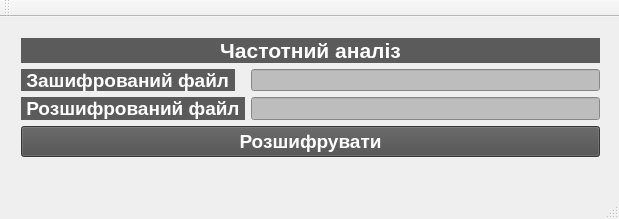
<?xml version="1.0" encoding="UTF-8"?>
<ui version="4.0">
 <class>MainWindow</class>
 <widget class="QMainWindow" name="MainWindow">
  <property name="geometry">
   <rect>
    <x>0</x>
    <y>0</y>
    <width>619</width>
    <height>219</height>
   </rect>
  </property>
  <property name="windowTitle">
   <string>MainWindow</string>
  </property>
  <widget class="QWidget" name="centralWidget">
   <widget class="QWidget" name="verticalLayoutWidget">
    <property name="geometry">
     <rect>
      <x>10</x>
      <y>10</y>
      <width>601</width>
      <height>141</height>
     </rect>
    </property>
    <layout class="QVBoxLayout" name="verticalLayout">
     <item>
      <widget class="QLabel" name="label_3">
       <property name="font">
        <font>
         <family>Arial</family>
         <pointsize>16</pointsize>
         <weight>75</weight>
         <bold>true</bold>
        </font>
       </property>
       <property name="styleSheet">
        <string notr="true">background-color: rgb(91, 91, 91);
color: rgb(255, 255, 255);</string>
       </property>
       <property name="text">
        <string>Частотний аналіз</string>
       </property>
       <property name="alignment">
        <set>Qt::AlignCenter</set>
       </property>
      </widget>
     </item>
     <item>
      <layout class="QFormLayout" name="formLayout">
       <item row="0" column="0">
        <widget class="QLabel" name="label">
         <property name="font">
          <font>
           <family>Arial</family>
           <pointsize>14</pointsize>
           <weight>75</weight>
           <bold>true</bold>
          </font>
         </property>
         <property name="styleSheet">
          <string notr="true">background-color: rgb(91, 91, 91);
color: rgb(255, 255, 255);</string>
         </property>
         <property name="text">
          <string> Зашифрований файл </string>
         </property>
        </widget>
       </item>
       <item row="1" column="0">
        <widget class="QLabel" name="label_2">
         <property name="font">
          <font>
           <family>Arial</family>
           <pointsize>14</pointsize>
           <weight>75</weight>
           <bold>true</bold>
          </font>
         </property>
         <property name="styleSheet">
          <string notr="true">background-color: rgb(91, 91, 91);
color: rgb(255, 255, 255);</string>
         </property>
         <property name="text">
          <string> Розшифрований файл </string>
         </property>
        </widget>
       </item>
       <item row="0" column="1">
        <widget class="QLineEdit" name="lineEditRead">
         <property name="font">
          <font>
           <family>Arial</family>
           <pointsize>12</pointsize>
          </font>
         </property>
         <property name="styleSheet">
          <string notr="true">background-color: rgb(189, 189, 189);
color: rgb(0, 0, 0);</string>
         </property>
        </widget>
       </item>
       <item row="1" column="1">
        <widget class="QLineEdit" name="lineEditWrite">
         <property name="font">
          <font>
           <family>Arial</family>
           <pointsize>12</pointsize>
          </font>
         </property>
         <property name="styleSheet">
          <string notr="true">background-color: rgb(189, 189, 189);
color: rgb(0, 0, 0);</string>
         </property>
        </widget>
       </item>
      </layout>
     </item>
     <item>
      <widget class="QPushButton" name="pushButton">
       <property name="font">
        <font>
         <family>Arial</family>
         <pointsize>14</pointsize>
         <weight>75</weight>
         <bold>true</bold>
        </font>
       </property>
       <property name="styleSheet">
        <string notr="true">QPushButton{
background-color: rgb(77, 77, 77);
color: rgb(255, 255, 255);
}
QPushButton:hover{
background-color: rgb(0, 0, 0);
color: rgb(255, 255, 255);
}</string>
       </property>
       <property name="text">
        <string>Розшифрувати</string>
       </property>
      </widget>
     </item>
    </layout>
   </widget>
  </widget>
  <widget class="QMenuBar" name="menuBar">
   <property name="geometry">
    <rect>
     <x>0</x>
     <y>0</y>
     <width>619</width>
     <height>20</height>
    </rect>
   </property>
  </widget>
  <widget class="QToolBar" name="mainToolBar">
   <attribute name="toolBarArea">
    <enum>TopToolBarArea</enum>
   </attribute>
   <attribute name="toolBarBreak">
    <bool>false</bool>
   </attribute>
  </widget>
  <widget class="QStatusBar" name="statusBar"/>
 </widget>
 <layoutdefault spacing="6" margin="11"/>
 <resources/>
 <connections/>
</ui>
